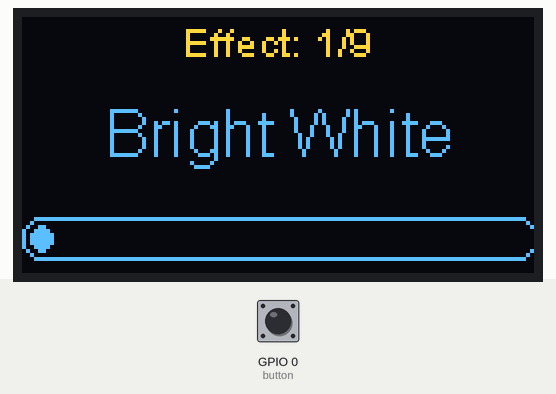
Simulated run of this program. Board: ESP32. On the bench: 128×64 one-colour display. Inputs (shaded band) come from the test bench; at power-on: GPIO 0 (button) HIGH. The OLED is the two-colour kind (top 16 rows yellow); what the program prints to the serial monitor is not drawn.

Above: at 1.2 s.
1.3 s: GPIO 0 (button) pulled LOW for 0.15 s
At 2.1 s:
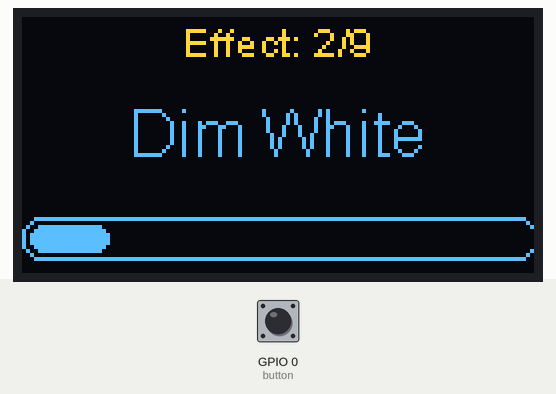
2.9 s: GPIO 0 (button) pulled LOW for 1 s
At 3.6 s:
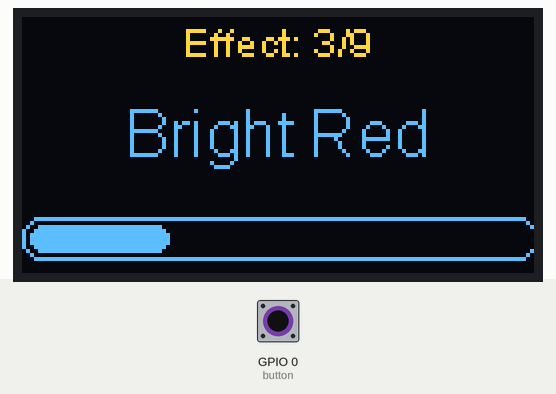
5.4 s: GPIO 0 (button) pulled LOW for 0.15 s
At 6.6 s:
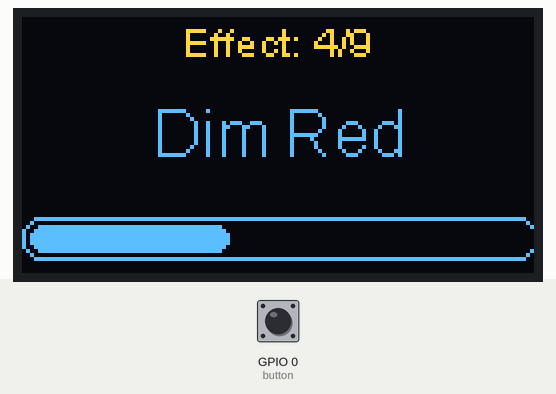
7.0 s: GPIO 0 (button) pulled LOW for 3.2 s
At 7.8 s:
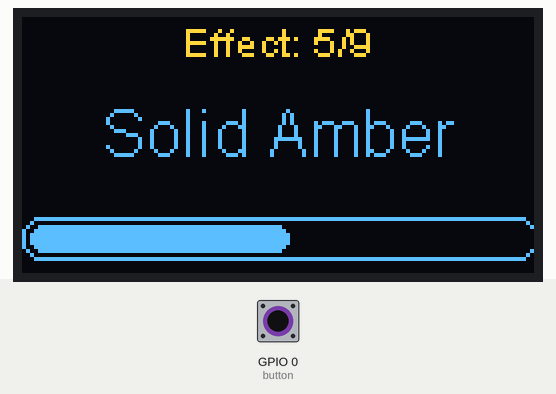
11.7 s: GPIO 0 (button) pulled LOW for 0.15 s
At 12.7 s:
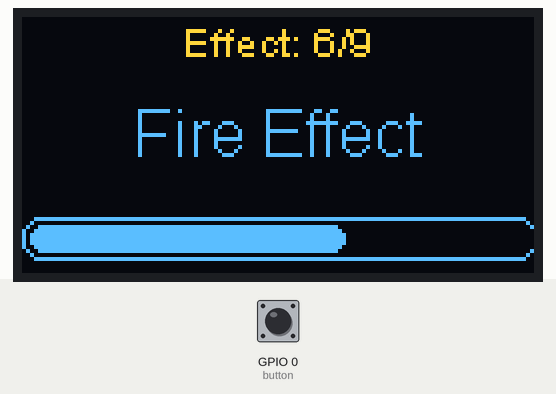
13.3 s: GPIO 0 (button) pulled LOW for 1 s
At 13.8 s:
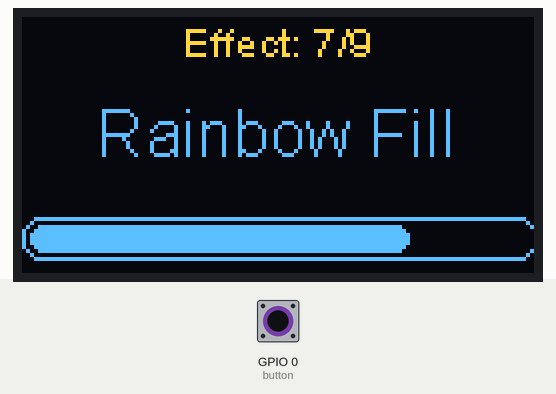
Timing chart, 0 to 16.3 s (numbered marks = the images above; inputs shaded):
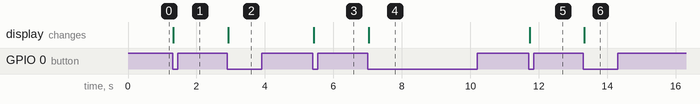

Measured:
- after the input at 1.3 s, the display: changes at once (image 1)
- after the input at 2.9 s, the display: changes at once (image 2)
- after the input at 5.4 s, the display: changes at once (image 3)
- after the input at 7.0 s, the display: changes at once (image 4)
- after the input at 11.7 s, the display: changes at once (image 5)
- after the input at 13.3 s, the display: changes at once (image 6)

The program:

main.cpp
```cpp
// NightDriverRemote - Demo of ESPNOW commands being sent to a NightDriverStrip
// using an ESP32-based remote control with an OLED display and a button.
// Steps through the 7 available effects on the target device.

#include <Arduino.h>
#include <esp_now.h>
#include <esp_wifi.h>
#include <WiFi.h>
#include <array>
#include "Bounce2.h"
#include "heltec.h"  // Heltec library for OLED support

namespace
{
    // Effect names that correspond to patterns available on the target NightDriverStrip.
    // These must be kept in sync with the target device's effect list, as indices are used
    // to trigger specific effects.

    struct LightEffect
    {
        const char* name;
        uint32_t    index;
        uint8_t brightness;
    };

    constexpr std::array<LightEffect, 9> EFFECTS =
    {{
        {"Bright White",   0, 255},    // Full brightness for white
        {"Dim White",      0,  16},    // Full brightness for white
        {"Bright Red",     1, 255},      // Slightly dimmer for red to prevent eye strain
        {"Dim Red",        1,  32},      // Slightly dimmer for red to prevent eye strain
        {"Solid Amber",    2, 255},    // Medium-high brightness for amber
        {"Fire Effect",    3, 255},    // Medium brightness for dynamic fire effect
        {"Rainbow Fill",   4, 255},   // Medium-high brightness for rainbow
        {"Color Meteors",  5, 255},  // Bright enough to see meteor trails
        {"Off",            6, 0}              // No brightness when off
    }};

    // Broadcast MAC allows control of all NightDriverStrip instances in range.
    // This allows front and back license plate NightDriverStrips to be controlled
    // at the same time.
    // For selective control, replace with the specific target device's MAC.
    // Format: {0x12, 0x34, 0x56, 0x78, 0x9A, 0xBC}

    constexpr std::array<uint8_t, 6> RECEIVER_MAC = {0xFF, 0xFF, 0xFF, 0xFF, 0xFF, 0xFF};

    // Command set for ESPNOW protocol. Values must match the receiver's expectations.
    // Starting at 1 allows detection of uninitialized/corrupted commands.
    // INVALID provides error detection in network protocol.

    enum class ESPNowCommand : uint8_t
    {
        NextEffect = 1,
        PrevEffect,
        SetEffect,
        SetBrightness,
        INVALID = 255
    };

    // Network message format for ESPNOW communication.
    // Packed to ensure consistent wire format between different compilers/platforms.
    // Includes size field for protocol versioning and validation.

    class Message
    {
    public:
        constexpr Message(ESPNowCommand cmd, uint32_t argument) : size(sizeof(Message)), command(cmd), arg1(argument)
        {
        }

        // Provides raw byte access for network transmission while maintaining type safety
        const uint8_t* data() const
        {
            return reinterpret_cast<const uint8_t*>(this);
        }

        constexpr size_t byte_size() const
        {
            return sizeof(Message);
        }

    private:
        uint8_t       size;       // Protocol versioning and message validation
        ESPNowCommand command;    // Operation to perform
        uint32_t      arg1;       // Command-specific parameter (e.g., effect index)
    } __attribute__((packed));    // Packed on both ends (send and receive) so they agree on the size

    // Main controller class implementing the remote functionality.

    class NightDriverRemote
    {
      public:
        NightDriverRemote() = default;
        ~NightDriverRemote() = default;

        // Prevent copying and moving as this class manages hardware resources
        NightDriverRemote(const NightDriverRemote&) = delete;
        NightDriverRemote& operator=(const NightDriverRemote&) = delete;
        NightDriverRemote(NightDriverRemote&&) = delete;
        NightDriverRemote& operator=(NightDriverRemote&&) = delete;

        // Initializes all hardware in the correct sequence.
        // Returns false if any stage fails, preventing partial initialization.
        bool initialize()
        {
            return initializeDisplay() && initializeButton() && initializeWiFi() && initializeESPNow() && addPeer();
        }

        // Main update loop - polls button and sends commands when pressed.
        // Cycles through effects in reverse order due to physical button placement.
        void update()
        {
            button.update();
            if (button.pressed())
            {
                currentEffect = (currentEffect + 1) % EFFECTS.size();
                setEffect(currentEffect);
                setBrightness(EFFECTS[currentEffect].brightness);
                updateDisplay();  // Update display when effect changes
            }
        }

        // setBrightness
        //
        // Sends brightness change command to target device(s)

        bool setBrightness(uint8_t brightness)
        {
            Message msg{ESPNowCommand::SetBrightness, brightness};
            auto result = esp_now_send(RECEIVER_MAC.data(),
                                    msg.data(),
                                    msg.byte_size());

            if (result == ESP_OK) {
                Serial.print(F("Set brightness to: "));
                Serial.println(brightness);
                return true;
            }

            Serial.println(F("Error sending brightness message"));
            return false;
        }

        // Sends effect change command to target device(s)
        // Returns false if effect index is invalid or transmission fails

        bool setEffect(uint32_t effect)
        {
            if (effect >= EFFECTS.size())
            {
                return false;
            }

            Message msg{ESPNowCommand::SetEffect, EFFECTS[effect].index};
            auto result = esp_now_send(RECEIVER_MAC.data(),
                                    msg.data(),
                                    msg.byte_size());

            if (result == ESP_OK)
            {
                Serial.print(F("Set effect to: "));
                Serial.println(EFFECTS[effect].name);
                return true;
            }

            Serial.println(F("Error sending setEffect message"));
            return false;
        }

     private:
        // Initialize the OLED display
        bool initializeDisplay()
        {
            Heltec.begin(true /*DisplayEnable Enable*/, false /*LoRa Disable*/, true /*Serial Enable*/);
            Heltec.display->setFont(ArialMT_Plain_16);  // Set a readable font size
            updateDisplay();  // Show initial display
            return true;
        }

        // Update the OLED display with current effect information

        void updateDisplay()
        {
            // This code assumes the default screen size of 128x64 pixels

            assert(Heltec.display->width() == 128 && Heltec.display->height() == 64);

            Heltec.display->clear();

            // Display effect index
            Heltec.display->setFont(ArialMT_Plain_10);
            Heltec.display->setTextAlignment(TEXT_ALIGN_CENTER);

            char indexStr[30];
            snprintf(indexStr, sizeof(indexStr), "Effect: %d/%d", currentEffect + 1, EFFECTS.size());
            Heltec.display->drawString(64, 0, indexStr);

            // Display effect name
            Heltec.display->setFont(ArialMT_Plain_16);
            Heltec.display->setTextAlignment(TEXT_ALIGN_CENTER);
            Heltec.display->drawString(64, 20, EFFECTS[currentEffect].name);

            // Draw a progress bar
            int progressWidth = (currentEffect * 128) / (EFFECTS.size() - 1);
            Heltec.display->drawProgressBar(0, 50, 128, 10, (progressWidth * 100) / 128);

            Heltec.display->display();
        }

        // Configures button with internal pull-up and debouncing

        bool initializeButton()
        {
            button.attach(0, INPUT_PULLUP);
            button.interval(1);
            button.setPressedState(LOW);
            return true;
        }

        // Sets up WiFi in station mode without connecting to any network

        bool initializeWiFi()
        {
            WiFi.mode(WIFI_STA);
            return true;
        }

        // ESPNOW transmission status callback
        // Used for debugging and could be extended for retry logic
        static void onSendCallback(const uint8_t* macAddr, esp_now_send_status_t status)
        {
            Serial.print(F("Send status: "));
            Serial.println(status == ESP_NOW_SEND_SUCCESS ? F("Success") : F("Fail"));
        }

        // Initializes ESPNOW protocol and registers callback

        bool initializeESPNow()
        {
            if (esp_now_init() != ESP_OK) {
                Serial.println(F("Error initializing ESP-NOW"));
                return false;
            }

            esp_now_register_send_cb(onSendCallback);
            return true;
        }

        // Registers the target device(s) as ESPNOW peer(s)

        bool addPeer()
        {
            esp_now_peer_info_t peerInfo = {};
            std::copy(RECEIVER_MAC.begin(), RECEIVER_MAC.end(), peerInfo.peer_addr);
            peerInfo.channel = 0;        // Auto channel selection
            peerInfo.encrypt = false;    // No encryption for broadcast support
            peerInfo.ifidx = WIFI_IF_STA;

            if (esp_now_add_peer(&peerInfo) != ESP_OK)
            {
                Serial.println(F("Failed to add peer"));
                return false;
            }
            return true;
        }

        Bounce2::Button button;      // Hardware button with debouncing
        uint32_t currentEffect = 0;  // Current effect index in EFFECT_NAMES array
    };

} // anonymous namespace

NightDriverRemote remote;

void setup()
{
    if (!remote.initialize())
    {
        Serial.println(F("Failed to initialize NightDriverRemote"));
    }
    remote.setEffect(0);  // Start with the first effect
}

void loop()
{
    remote.update();
    delay(10);  // Cooperative multitasking delay
}
```
